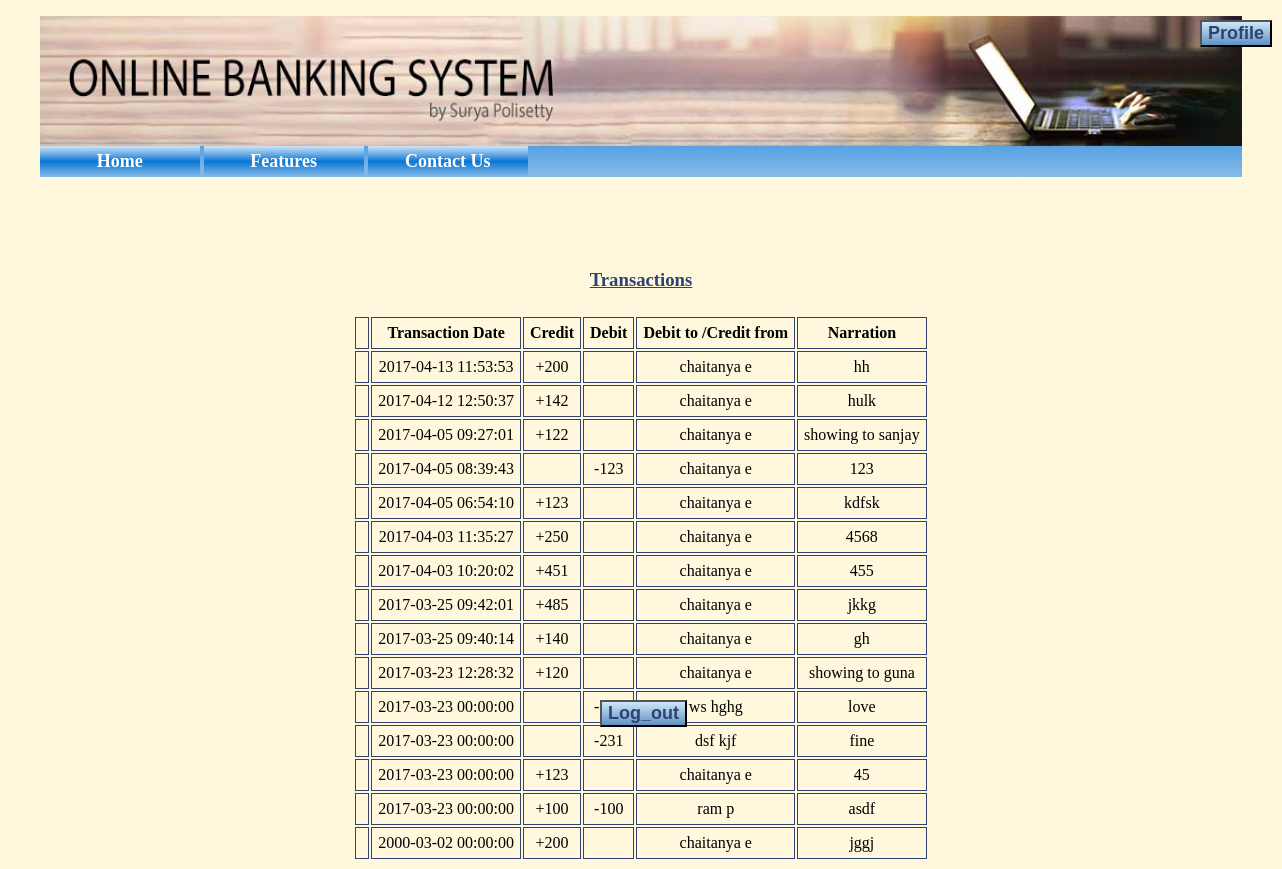
/ministatement.php (signed in), run on the app's committed database.
### tables this page shows
CREATE TABLE `transactions` (
  `Sender` bigint(10) NOT NULL,
  `Receiver` bigint(10) NOT NULL,
  `amount` int(11) NOT NULL DEFAULT '0',
  `purpose` varchar(50) NOT NULL,
  `time` datetime NOT NULL,
  `notificationtype` varchar(2) NOT NULL DEFAULT 't',
  `id` int(11) NOT NULL
);

CREATE TABLE `persons` (
  `firstname` varchar(255) DEFAULT NULL,
  `lastname` varchar(255) DEFAULT NULL,
  `mobileno` bigint(10) NOT NULL,
  `password` varchar(100) DEFAULT NULL,
  `Balance` int(11) NOT NULL,
  `lastlogin` datetime NOT NULL,
  `notificationtime` datetime NOT NULL
);

### ministatement.php (the view, shortened to what this page needs)
<!DOCTYPE html>
<html>
<head>
    <link rel="stylesheet" href="newcss.css">
</head>
<?php include 'header.php' ?>
<?php include 'connection.php';
$user = $_SESSION["id"];
$sql = "SELECT * FROM transactions where Sender=$user or Receiver=$user order by time desc  ";
$result =   mysqli_query($conn, $sql)  or die(mysql_error()); ?>
<br><br><br>
<h3 style="text-align:center;color:#2E4372;"><u>Transactions</u></h3>
<table align="center">
    <th></th>
    <th>Transaction Date</th>
    <th>Credit</th>
    <th>Debit</th>
    <th>Debit to /Credit from</th>
    <th>Narration</th>
    <?php
    while ($rws =  mysqli_fetch_assoc($result)) {
        echo "<tr>";
        echo "<td>" . "</td>";
        echo "<td>" . $rws["time"] . "</td>";
        if ($rws["Receiver"] == $user) {
            echo "<td>" . "+" . $rws["amount"] . "</td>";
            $other = $rws["Sender"];
        } else {
            echo "<td>" . " " . "</td>";
            $other = $rws["Receiver"];
        }
        if ($rws["Sender"] == $user) echo "<td>" . "-" . $rws["amount"] . "</td>";
        else echo "<td>" . " " . "</td>";
        $sql1 = "SELECT * FROM persons where mobileno=$other";
        $result1 =   mysqli_query($conn, $sql1)  or die(mysql_error());
        $rws1 =  mysqli_fetch_assoc($result1);
        echo "<td>" . $rws1["firstname"] . " " . $rws1["lastname"] . "</td>";
        echo "<td>" . $rws["purpose"] . "</td>";
        echo "</tr>";
    } ?>
</table>
<!DOCTYPE html>
<html>
<div class="navigateprofileb">
    <form action="profile.php" method="POST">
        <button type="submit" class="navigateprofileb">Profile</button>
    </form>
</div>
<div class="profilelogoutb">
    <form action="logout.php" method="POST">
        <button type="submit" class="profilelogoutb">Log_out</button>
    </form>
</div>
</html>

### newcss.css (style rules this page uses)
body { background-color:#F9F6F4; background-color:#F5FAFA; font-family:verdana; }
.profilelogoutb { position:absolute; top:350px; left:300px; background: linear-gradient(to bottom, rgba(207,231,250,1) 0%,rgba(99,147,193,1) 98%,rgba(99,147,193,1) 100%); font-size:18px; color:#2E4372; border:1; font-weight: bold; cursor:pointer; }
.navigateprofileb { position:absolute; top:10px; left:600px; background: linear-gradient(to bottom, rgba(207,231,250,1) 0%,rgba(99,147,193,1) 98%,rgba(99,147,193,1) 100%); font-size:18px; color:#2E4372; border:1; font-weight: bold; cursor:pointer; }
.left_panel p,h3 { padding:6px; }
.right_panel p,h3 { padding:6px; }

### ministatement.php (style rules this page uses)
.content_customer table, th, td { padding: 6px; border: 1px solid #2E4372; border-collapse: collapse; text-align: center; }

### data on the page
transactions: time "2017-04-13 11:53:53", amount "200", Sender.firstname "chaitanya", Sender.lastname "e", purpose "hh"
transactions: time "2017-04-12 12:50:37", amount "142", Sender.firstname "chaitanya", Sender.lastname "e", purpose "hulk"
transactions: time "2017-04-05 09:27:01", amount "122", Sender.firstname "chaitanya", Sender.lastname "e", purpose "showing to sanjay"
transactions: time "2017-04-05 08:39:43", amount "123", Receiver.firstname "chaitanya", Receiver.lastname "e", purpose "123"
transactions: time "2017-04-05 06:54:10", amount "123", Sender.firstname "chaitanya", Sender.lastname "e", purpose "kdfsk"
transactions: time "2017-04-03 11:35:27", amount "250", Sender.firstname "chaitanya", Sender.lastname "e", purpose "4568"
transactions: time "2017-04-03 10:20:02", amount "451", Sender.firstname "chaitanya", Sender.lastname "e", purpose "455"
transactions: time "2017-03-25 09:42:01", amount "485", Sender.firstname "chaitanya", Sender.lastname "e", purpose "jkkg"
transactions: time "2017-03-25 09:40:14", amount "140", Sender.firstname "chaitanya", Sender.lastname "e", purpose "gh"
transactions: time "2017-03-23 12:28:32", amount "120", Sender.firstname "chaitanya", Sender.lastname "e", purpose "showing to guna"
transactions: time "2017-03-23 00:00:00", amount "123", Receiver.firstname "ws", Receiver.lastname "hghg", purpose "love"
transactions: time "2017-03-23 00:00:00", amount "231", Receiver.firstname "dsf", Receiver.lastname "kjf", purpose "fine"
transactions: time "2017-03-23 00:00:00", amount "123", Sender.firstname "chaitanya", Sender.lastname "e", purpose "45"
transactions: time "2017-03-23 00:00:00", amount "100", Sender.firstname "ram", Sender.lastname "p", purpose "asdf"
transactions: time "2000-03-02 00:00:00", amount "200", Sender.firstname "chaitanya", Sender.lastname "e", purpose "jggj"
